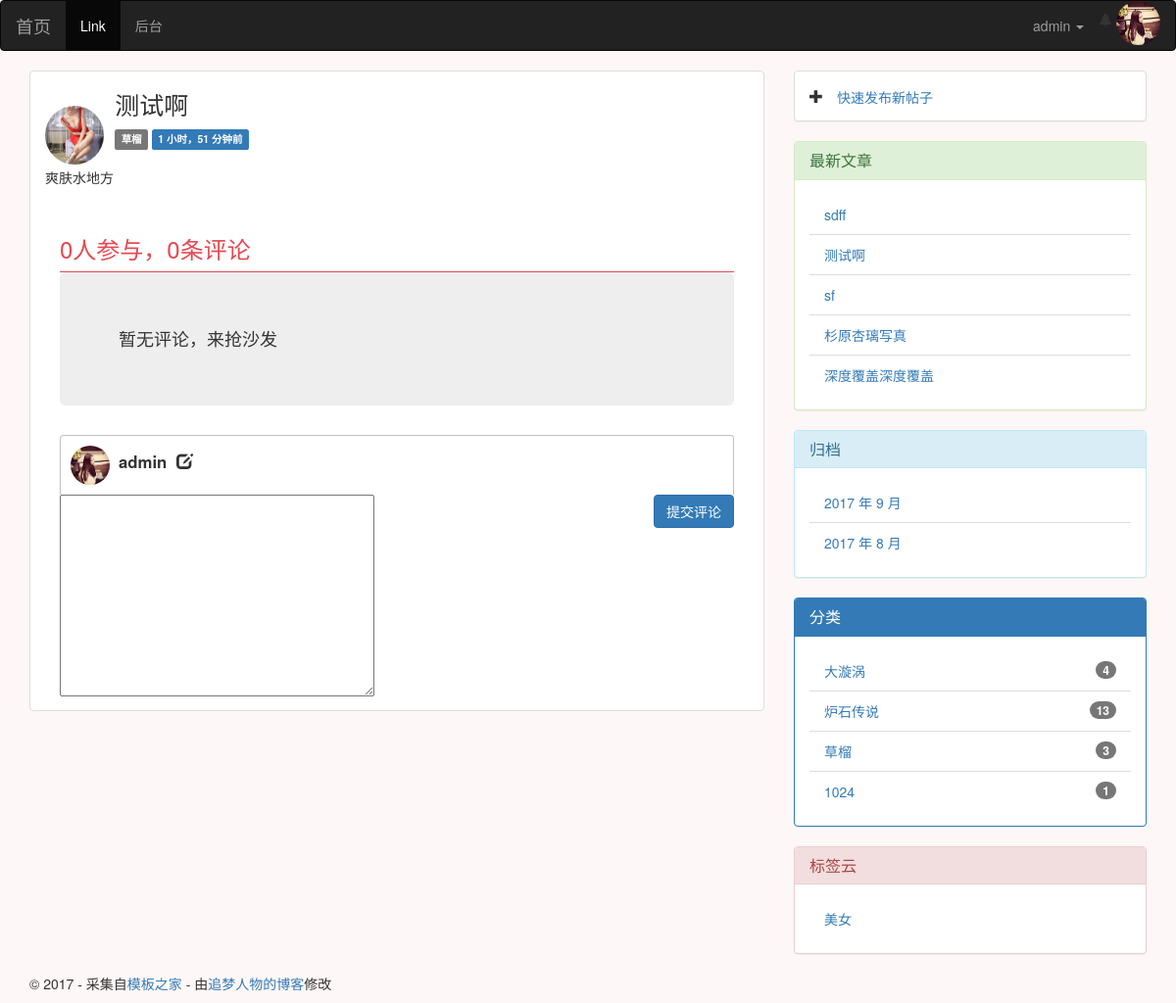
The page /post/49/ (signed in) on the database its author committed.
### users/models.py (models this page shows)
class User(AbstractUser):
    nickname = models.CharField(max_length=50, blank=True)
    avatar = ProcessedImageField(upload_to='avatar',
                                 default='avatar/default.png',
                                 verbose_name='头像',
                                 processors=[ResizeToFill(150, 150)], )
    class Meta(AbstractUser.Meta):
        pass

### blog/models.py (models this page shows, shortened)
class Post(models.Model):
    title = models.CharField(max_length=255)
    def __str__(self):
        return self.title
    def get_absolute_url(self):
        return reverse('blog:detail', kwargs={'pk': self.pk})
    body = RichTextUploadingField(verbose_name='正文')
    views = models.PositiveIntegerField(default=0)
    def increase_views(self):
        self.views += 1
        self.save(update_fields=['views'])
    excerpt = models.CharField(max_length=200, blank=True)
    created_time = models.DateTimeField(auto_now_add=True)
    modified_time = models.DateTimeField(auto_now_add=True)
    category = models.ForeignKey(Category)
    tags = models.ManyToManyField(Tag, blank=True)
    author = models.ForeignKey(User)
    def save(self, *args, **kwargs):
        if not self.excerpt:
            md = markdown.Markdown(extensions=[
                'markdown.extensions.extra',
                'markdown.extensions.codehilite',
            ])
            self.excerpt = strip_tags(md.convert(self.body))[:54]+'...'
        super(Post, self).save(*args, **kwargs)
    class Meta:
        ordering = ['-created_time']

class Category(models.Model):
    name = models.CharField(max_length=100)

class Tag(models.Model):
    name = models.CharField(max_length=70)

### blog/views.py (the view)
# urls.py: url(r'^post/(?P<pk>[0-9]+)/$', views.PostDetailView.as_view(), name='detail'),
class PostDetailView(DetailView):
    model = Post
    template_name = 'blog/detail.html'
    context_object_name = 'post'
    def get(self, request, *args, **kwargs):
        response = super(PostDetailView, self).get(request, *args, **kwargs)
        self.object.increase_views()
        return response

### blog/templatetags/blog_tags.py (called while the page is built)
@register.simple_tag              # 将函数注册为模板
def get_recent_posts(num=5):
    return Post.objects.all().order_by('-created_time')[:num]

@register.simple_tag
def archives():
    return Post.objects.dates('created_time', 'month', order='DESC')

@register.simple_tag
def get_categories():
    return Category.objects.annotate(num_posts=Count('post')).filter(num_posts__gt=0)

@register.simple_tag
def get_tag():
    return Tag.objects.all()

### easy_comment/models.py (called while the page is built)
    def __str__(self):
        if self.parent is not None:
            return '%s 回复 %s' % (self.user_name, self.parent.user_name)
        return '%s 评论文章 post_%s' % (self.user_name, str(self.post.id))

### easy_comment/templatetags/comment_tags.py (called while the page is built)
@register.simple_tag
def generate_form_for(post):
    form = CommentForm(initial={'post':post.id})
    return form

@register.simple_tag
def get_comment_list_of(post):
    return post.comment_set.all()

@register.simple_tag
def get_comments_user_count(post):
    user_list = []
    for comment in post.comment_set.all():
        if not comment.user in user_list:
            user_list.append(comment.user)
    return len(user_list)

### templates/blog/detail.html (shortened to what this page needs)
{% extends 'blog/base.html' %}
{% load staticfiles %}
{% block main %}
    <ul class="list-group">
        <li class="list-group-item">
    <header class="detail-header">
     <img width="60" height="60" alt="Tilo Mitra&#x27;s avatar" class="img-circle avatar-image-right" src="{{ post.author.avatar.url }}">
    <h1 class="entry-title">{{ post.title }}</h1>
    <div class="entry-meta">
      <span class="label label-default">{{ post.category.name}}</span>
      <span class="label label-primary">{{post.created_time|timesince}}前</span>
    </div>
  </header>
  <div class="detail-post-body">
    {{ post.body|safe}}
  </div>
        {% include 'easy_comment/comment_list.html' with post=post %}
        {% include 'easy_comment/comment_form.html' with post=post %}
        </li>
    </ul>
{% endblock main %}

### templates/blog/base.html (shortened to what this page needs)
{% load staticfiles %}
{% load blog_tags %}
{% load notifications_tags %}
<!DOCTYPE html>
<html>
<head>
    <link rel="stylesheet" href="//cdn.bootcss.com/bootstrap/3.3.7/css/bootstrap.min.css">
    <link rel="stylesheet" href="{% static 'blog/css/custom.css' %}">
    <link rel="stylesheet" href="{% static 'blog/css/prism.css' %}">
    <link rel="stylesheet" href="{% static 'easy_comment/css/comment.css' %}">
    <link rel="stylesheet" href="{% static 'easy_comment/css/prism.css' %}">
</head>
<body class="body-qiansebeijing">
<nav class="navbar navbar-inverse" >
  <div class="container-fluid">
    <div class="navbar-header">
      <a class="navbar-brand" href="{% url 'blog:index' %}">首页</a>
    </div>
    <div class="collapse navbar-collapse" id="bs-example-navbar-collapse-1">
      <ul class="nav navbar-nav">
        <li class="active"><a href="#">Link <span class="sr-only">(current)</span></a></li>
        <li><a href="admin/" data-hover="后台">后台</a></li>
      </ul>
      <ul class="nav navbar-nav navbar-right">
          {% if user.is_authenticated %}
          <span class="glyphicon glyphicon-bell " aria-hidden="true"><a href="/notifications/">{% notifications_unread %}</a></span>
          <img width="45" height="45" src="{{ user.avatar.url }}" class="img-circle" alt="Responsive image">
            <li class="dropdown">
          <a href="#" class="dropdown-toggle" data-toggle="dropdown" role="button" aria-haspopup="true" aria-expanded="false">{{ user.username }} <span class="caret"></span></a>
            </li>
          {% endif %}
      </ul>
    </div>
  </div>
</nav>
<div class="content-body">
    <div class="container">
        <div class="row">
            <main class="col-md-8">
                {% block main %}
                {% endblock main %}
            </main>
            <aside class="col-md-4">
                {% if user.is_authenticated %}
                <div class="panel panel-default">
                <div class="panel-body">
                    <span class="glyphicon glyphicon-plus"><a href="{% url 'blog:post_new' %}"> 快速发布新帖子</a></span>
                </div>
                </div>
                {% endif %}
                <div class="panel panel-success">
                    <div class="panel-heading">
                    <h3 class="panel-title">最新文章</h3>
                    </div>
                    {% get_recent_posts as recent_post_list %}
                    <ul class="list-group panel-body">
                        {% for post in recent_post_list %}
                        <li class="list-group-item">
                            <a href="{{ post.get_absolute_url }}">{{ post.title }}</a>
                        </li>
                        {% endfor %}
                    </ul>
                </div>
                <div class="panel panel-info">
                    <div class="panel-heading">
                    <h3 class="panel-title">归档</h3>
                    </div>
                    {% archives as date_list %}
                    <ul class="list-group panel-body">
                        {% for date in date_list %}
                        <li class="list-group-item">
                            <a href="#">{{date.year}} 年 {{date.month}} 月</a>
                        </li>
                        {% empty %}
                        暂无归档
                        {% endfor %}
                    </ul>
                </div>
                <div class="panel panel-primary">
                    <div class="panel-heading">
                    <h3 class="panel-title">分类</h3>
                    </div>
                    {% get_categories as category_list %}
                    <ul class="list-group panel-body">
                        {% for category in category_list %}
                        <li class="list-group-item">
                         <span class="badge">{{ category.num_posts}}</span>
                            <a href="{% url 'blog:category' category.pk %}">{{category.name}}</a>
                        </li>
                        {% endfor %}
                    </ul>
                </div>
                <div class="panel panel-danger">
                    <div class="panel-heading">
                    <h3 class="panel-title">标签云</h3>
                    </div>
                    {% get_tag as tag_list %}
                    <ul class="list-group panel-body">
                        {% for Tag in tag_list %}
                        <li class="list-group-item">
                            <a href="{% url 'blog:tag' Tag.pk %}">{{Tag.name}}</a>
                        </li>
                        {% endfor %}
                    </ul>
                </div>
            </aside>
        </div>
    </div>
</div>
<footer id="site-footer">
    <div class="container">
        <div class="row">
            <div class="col-md-12">
                <p class="copyright">&copy 2017 - 采集自<a href="http://www.cssmoban.com/"
                                                        target="_blank" title="模板之家">模板之家</a>
                    - 由<a href="http://zmrenwu.com/" title="网页模板" target="_blank">追梦人物的博客</a>修改
                </p>
            </div>
        </div>
    </div>
</footer>
</body>
</html>

### easy_comment/templates/easy_comment/comment_list.html
{% load comment_tags %}
{% load mptt_tags %}
{% load staticfiles %}
{% get_comment_list_of post as nodes %}
{% get_comments_user_count post as user_count %}
<div class="container-fluid">
    <div class="comment-count">
        <h3>{{ user_count }}人参与，{{ nodes.count }}条评论</h3>
    </div>
    <div class="comment-list">
        {% if nodes.count > 0 %}
            {% recursetree nodes %}
            <div class="row {% if node.is_root_node %}comment-root{% else %}comment-leaf{% endif %}" id="c{{ node.id }}">
                <div class="col-md-1 comment-left">
                    <a class="comment-avatar">
                        <img class="post-avatar-left img-circle" src="{{ node.user.avatar.url }}" onerror='this.src="% static 'easy_comment/image/moe.png' %}" >
                    </a>
                </div>
                <div class="col-md-11 comment-right">
                    <span class="comment-user"><strong>
                        {{ node.user_name }}
                    </strong></span>
                    {% if not node.is_root_node %}
                    <span class="glyphicon glyphicon-share-alt"></span>
                    <span class="comment-reply-to">@{{ node.parent.user_name }}</span>
                    {% endif %}
                    <span class="comment-time pull-right">{{ node.submit_date|timesince }}前</span>
                    <div class="comment-content">
                        <p>{{ node.content|safe }}</p>
                    </div>
                    {% get_like_action request.user node as action %}
                    {% get_like_count node as like_num %}
                    {% get_dislike_count node as dislike_num %}
                    <a class="like {% if not request.user.is_authenticated %}no-login{% endif %}" id="like-{{ node.id }}" data-id="{{ node.id }}" data-action="{% if action == 1 %}cancel-like{% else %}like{% endif %}" href="javascript:void(0);">
                        <span class="glyphicon glyphicon-thumbs-up {% if action == 1 %}red-finger{% endif %}"></span><span class="like-total">{{ like_num }}</span></a>
                    <a class="like {% if not request.user.is_authenticated %}no-login{% endif %}" id="dislike-{{ node.id }}" data-id="{{ node.id }}" data-action="{% if action == -1 %}cancel-dislike{% else %}dislike{% endif %}" href="javascript:void(0);">
                        <span class="glyphicon glyphicon-thumbs-down {% if action == -1  %}red-finger{% endif %}"></span><span class="dislike-total">{{ dislike_num }}</span></a>
                    <a class="comment-reply {% if not request.user.is_authenticated %}no-login{% endif %}" data-name="@{{ node.user_name }}" id="a-{{ node.id }}" href="#cmt-form">
                        回复
                    </a>
                </div>
            </div>
            <div class="comment-children {% if node.is_root_node %}first-generation{% endif %}">
                {% if not node.is_leaf_node %}
                    {{ children }}
                {% endif %}
            </div>
            {% endrecursetree %}
        {% else %}
            <div class="jumbotron">
                <h4>暂无评论，来抢沙发</h4>
            </div>
        {% endif %}
    </div>
</div>

### easy_comment/templates/easy_comment/comment_form.html (shortened to what this page needs)
{% load staticfiles %}
{% load comment_tags %}
{% generate_form_for post as form %}
<div class="container-fluid" id="cmt-form">
{% if request.user.is_authenticated %}
    <div class="comment-header">
        <a class="comment-avatar">
            <img class="post-avatar-left img-circle" src="{{ user.avatar.url }}" onerror='this.src="% static 'easy_comment/image/moe.png'">
        </a>
        <span><strong>
            {{ request.user.username }}
        </strong></span>
        <span class="glyphicon glyphicon-edit"></span>
    </div>
    <form class="comment-form" method="post" action="{% url 'easy_comment:submit_comment' post.id %}">
        {% for field in form %}
        {{ field }}
        {% endfor %}
        <button class="btn btn-primary pull-right" type="submit">提交评论</button>
    </form>
{% else %}
    <div class="jumbotron">
        <h3 class="text-center"><a>登录</a>后参与评论</h3>
    </div>
{% endif %}
</div>

### blog/static/blog/css/custom.css (style rules this page uses)
.body-qiansebeijing { background-color: #fef7f7; }
.avatar-image-right { float: left; margin-top: 0.4cm; margin-right: 0.3cm; }
.h1, h1 { font-size: 25px; margin-top: 10px; }
.detail-header { padding-bottom: 20px; }
.detail-post-body { overflow:hidden }

### easy_comment/static/easy_comment/css/comment.css (style rules this page uses)
.comment-avatar img { width: 40px; height: 40px; }
.comment-header { padding: 10px 10px; border-top: solid 1px; border-left: solid 1px; border-right: solid 1px; border-color: silver; border-top-left-radius: 4px; border-top-right-radius: 4px; }
.comment-header span { font-size: 1.2em; margin-left: 5px; }
.comment-list { border-top: solid 1px; border-color: #e74851; }
.comment-count { margin:40px 0 5px; color: #e74851; }

### rows shown on the page
User: avatar (picture), username "admin", user.username "admin"
Post: author.avatar (picture), title "测试啊", category.name "草榴", created_time "1 小时，51 分钟", body "爽肤水地方", count "0"
Post: title "sdff"
Post: title "sf"
Post: title "杉原杏璃写真"
Post: title "深度覆盖深度覆盖"
Category: num_posts "4", name "大漩涡"
Category: num_posts "13", name "炉石传说"
Category: num_posts "3", name "草榴"
Category: num_posts "1", name "1024"
Tag: name "美女"

### other values the page prints
{{ user_count }} "0"
{{ date.year }} "2017" "2017"
{{ date.month }} "9" "8"
